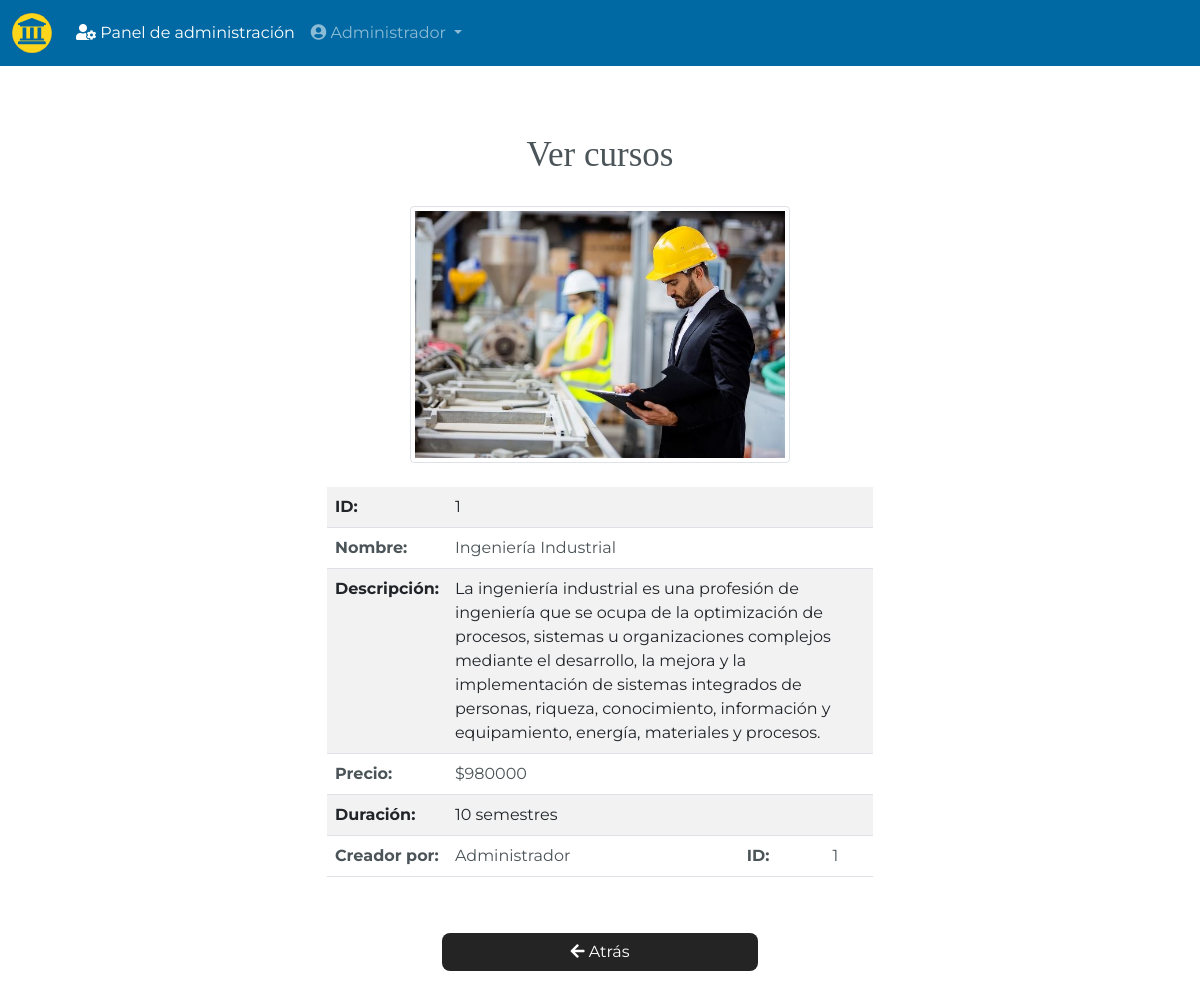
The app's page /course/show.php?id=1 (signed in) with its own data.
### tables this page shows
CREATE TABLE `curso` (
  `id_curso` bigint(20) NOT NULL,
  `id_usuario` bigint(20) NOT NULL,
  `nombre` varchar(64) NOT NULL,
  `descripcion` varchar(512) NOT NULL,
  `precio` int(11) NOT NULL,
  `duracion` varchar(64) NOT NULL,
  `imagen` varchar(64) DEFAULT 'imgs/nophoto.png'
);

CREATE TABLE `usuario` (
  `id_usuario` bigint(20) NOT NULL,
  `id_rol` bigint(20) NOT NULL DEFAULT 2,
  `nombre` varchar(64) NOT NULL,
  `fecha_nac` date NOT NULL,
  `correo` varchar(64) NOT NULL,
  `telefono` varchar(32) NOT NULL,
  `contrasena` varchar(64) NOT NULL
);

### course/show.php (called while the page is built, shortened)
<?php require '../config/app.php'; ?>
<?php require '../config/database.php'; ?>
<?php include '../includes/header.php'; ?>
<?php include '../pages/pg-game-show.php'; ?>
<?php include '../includes/footer.php'; ?>

### config/database.php (called while the page is built, shortened)
<?php
function showUser($id, $conn)
{
    try {
        $sql  = "SELECT * FROM usuario WHERE id_usuario = :id";
        $stmt = $conn->prepare($sql);
        $stmt->bindparam(":id", $id);
        $stmt->execute();
        return $stmt->fetchAll();
    } catch (PDOException $e) {
        echo $e->getMessage();
    }
}
function showGame($id, $conn)
{
    try {
        $sql  = "SELECT * FROM curso WHERE id_curso = :id";
        $stmt = $conn->prepare($sql);
        $stmt->bindparam(":id", $id);
        $stmt->execute();
        return $stmt->fetchAll();
    } catch (PDOException $e) {
        echo $e->getMessage();
    }
}

### config/app.php (called while the page is built, shortened)
<?php
    $url    = 'http://localhost/collegeapp/';
    $public = $url . 'public/';

### pages/pg-game-show.php (the view, shortened to what this page needs)
<main class="container">
    <section class="row mt-5">
        <div class="col-md-6 offset-md-3 text-center">
            <?php if ($_GET) : ?>
                <?php
                $id   = $_GET['id'];
                $game = showGame($id, $conn);
                ?>
                <?php foreach ($game as $gm) : ?>
                    <h1 class=""><?php
                                    if (!isset($_SESSION['ss-fullname']) || $_SESSION['ss-rol'] == 2) {
                                        echo $gm['nombre'] ?>
                        <?php } else { ?>
                            Ver cursos
                        <?php } ?></h1>
                    <img src="<?php echo $public . $gm['imagen'] ?>" width="380px" class="img-thumbnail">
                    <br>
                    <table class="table table-striped mt-4 letter2">
                        <?php
                        if (isset($_SESSION['ss-fullname']) && $_SESSION['ss-rol'] == 1) { ?>
                            <tr class="text-start">
                                <th>ID:</th>
                                <td colspan="3"><?php echo $gm['id_curso']; ?></td>
                            </tr>
                        <?php } ?>
                        <tr class="text-start">
                            <th>Nombre: </th>
                            <td colspan="3"><?php echo $gm['nombre']; ?></td>
                        </tr>
                        <tr class="text-start">
                            <th>Descripción: </th>
                            <td colspan="3"><?php echo $gm['descripcion']; ?></td>
                        </tr>
                        <tr class="text-start">
                            <th>Precio: </th>
                            <td colspan="3">$<?php echo $gm['precio']; ?></td>
                        </tr>
                        <tr class="text-start">
                            <th>Duración: </th>
                            <td colspan="3"><?php echo $gm['duracion']; ?></td>
                        </tr>
                        <?php $id = $gm['id_usuario']; ?>
                        <?php $users = showUser($id, $conn); ?>
                        <?php foreach ($users as $user) : ?>
                            <?php
                            if (isset($_SESSION['ss-fullname']) && $_SESSION['ss-rol'] == 1) { ?>
                                <tr class="text-start">
                                    <th>Creador por: </th>
                                    <td><?php echo $user['nombre']; ?></td>
                                    <th>ID:</th>
                                    <td><?php echo $user['id_usuario']; ?></td>
                                </tr>
                            <?php } ?>
                        <?php endforeach ?>
                    <?php endforeach ?>
                    </table>
                <a href="<?php
                            if (!isset($_SESSION['ss-fullname'])) { ?>
                                            ../index.php
                                        <?php } else { ?>
                                            ../course.php
                                        <?php } ?>" class="btn btn-cancel mt-2 mb-5">
                    <i class="fas fa-arrow-left"></i> Atrás
                </a>
            <?php endif ?>
        </div>
    </section>
</main>

### public/css/custom.css (style rules this page uses)
body { font-family: 'Montserrat', sans-serif; background-color: #FFFFFF; }
h1 { font-size: 35px; color: #4B5458; font-family: 'Bitter', serif; margin-top: 20px; margin-bottom: 30px; }
.btn { border-radius: 8px; font-family: 'Montserrat', sans-serif; margin: 0px auto; opacity: 0.9; transition: all 0.25s ease-in; width: 58%; }
.btn-cancel { color: #fff; background-color: #0D0D0D; }
a { font-family: 'Montserrat', sans-serif; }
.letter2 { color: #4B5458; }

### records on screen
curso: imagen (picture), id_curso "1", nombre "Ingeniería Industrial", descripcion "La ingeniería industrial es una profesión de ingeniería que se ocupa de la optimización de procesos, sistemas u organizaciones complejos mediante el desarrollo, la mejora y la implementación de sistemas integrados de personas, riqueza, conocimiento, información y equipamiento, energía, materiales y procesos.", precio "980000", duracion "10 semestres"
usuario: nombre "Administrador", id_usuario "1"

### other values on screen
$_SESSION['ss-fullname'] "Administrador"
